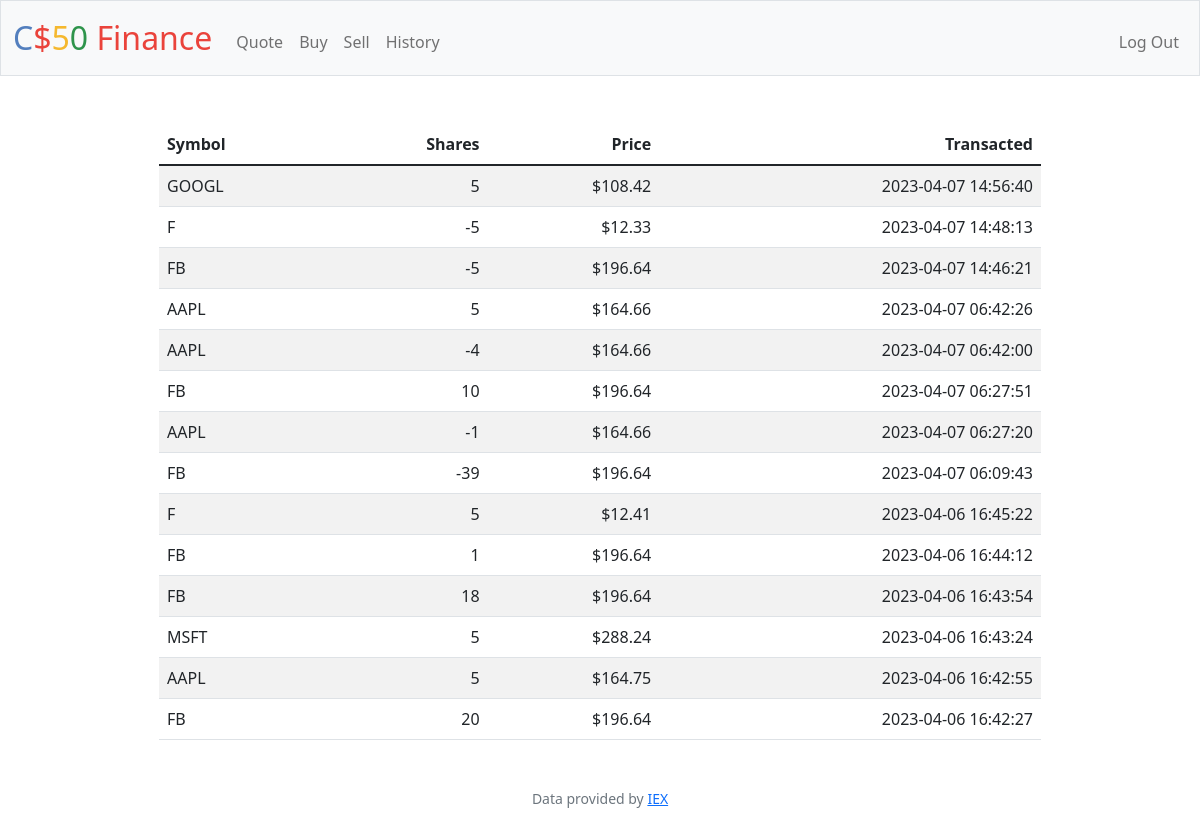
The page /history (signed in) on the database its author committed.
### tables this page shows
CREATE TABLE transactions (
    id INTEGER PRIMARY KEY AUTOINCREMENT,
    user_id INTEGER NOT NULL,
    symbol TEXT NOT NULL,
    name TEXT NOT NULL,
    shares INTEGER NOT NULL,
    price NUMERIC NOT NULL,
    timestamp DATETIME NOT NULL DEFAULT CURRENT_TIMESTAMP
);

### app.py (the view)
@app.route("/history")
@login_required
def history():
    rows = db.execute(
        "SELECT symbol, shares, price, timestamp FROM transactions WHERE user_id = ? ORDER BY timestamp DESC", session["user_id"])
    return render_template("history.html", rows=rows)

### app.py (called while the page is built)
@app.after_request
def after_request(response):
    response.headers["Cache-Control"] = "no-cache, no-store, must-revalidate"
    response.headers["Expires"] = 0
    response.headers["Pragma"] = "no-cache"
    return response

### helpers.py (called while the page is built)
def login_required(f):
    @wraps(f)
    def decorated_function(*args, **kwargs):
        if session.get("user_id") is None:
            return redirect("/login")
        return f(*args, **kwargs)
    return decorated_function

def usd(value):
    return f"${value:,.2f}"

### templates/history.html (shortened to what this page needs)
{% extends "layout.html" %}
{% block main %}
    <table class="table table-striped w-75 m-auto">
        <thead>
            <tr>
                <th class="text-start">Symbol</th>
                <th class="text-end">Shares</th>
                <th class="text-end">Price</th>
                <th class="text-end">Transacted</th>
            </tr>
        </thead>
        <tbody>
            {% for row in rows %}
                <tr>
                    <td class="text-start">{{ row.symbol }}</td>
                    <td class="text-end">{{ row.shares }}</td>
                    <td class="text-end">{{ row.price|usd }}</td>
                    <td class="text-end">{{ row.timestamp }}</td>
                </tr>
            {% endfor %}
        </tbody>
    </table>
{% endblock %}

### templates/layout.html (shortened to what this page needs)
<!DOCTYPE html>
<html lang="en">
    <head>
        <link href="https://cdn.jsdelivr.net/npm/bootstrap@5.1.3/dist/css/bootstrap.min.css" rel="stylesheet">
        <link href="/static/styles.css" rel="stylesheet">
    </head>
    <body>
        <nav class="bg-light border navbar navbar-expand-md navbar-light">
            <div class="container-fluid">
                <a class="navbar-brand" href="/"><span class="blue">C</span><span class="red">$</span><span class="yellow">5</span><span class="green">0</span> <span class="red">Finance</span></a>
                <div class="collapse navbar-collapse" id="navbar">
                    {% if session["user_id"] %}
                        <ul class="navbar-nav me-auto mt-2">
                            <li class="nav-item"><a class="nav-link" href="/quote">Quote</a></li>
                            <li class="nav-item"><a class="nav-link" href="/buy">Buy</a></li>
                            <li class="nav-item"><a class="nav-link" href="/sell">Sell</a></li>
                            <li class="nav-item"><a class="nav-link" href="/history">History</a></li>
                        </ul>
                        <ul class="navbar-nav ms-auto mt-2">
                            <li class="nav-item"><a class="nav-link" href="/logout">Log Out</a></li>
                        </ul>
                    {% else %}
                        <ul class="navbar-nav ms-auto mt-2">
                            <li class="nav-item"><a class="nav-link" href="/register">Register</a></li>
                            <li class="nav-item"><a class="nav-link" href="/login">Log In</a></li>
                        </ul>
                    {% endif %}
                </div>
            </div>
        </nav>
        <main class="container-fluid py-5 text-center">
            {% block main %}{% endblock %}
        </main>
        <footer class="mb-5 small text-center text-muted">
            Data provided by <a href="https://iexcloud.io/">IEX</a>
        </footer>
    </body>
</html>

### static/styles.css (style rules this page uses)
nav .navbar-brand { font-size: xx-large; }
nav .navbar-brand .blue { color: #537fbe; }
nav .navbar-brand .red { color: #ea433b; }
nav .navbar-brand .yellow { color: #f5b82e; }
nav .navbar-brand .green { color: #2e944b; }

### rows shown on the page
transactions: symbol "GOOGL", shares "5", price "$108.42", timestamp "2023-04-07 14:56:40"
transactions: symbol "F", shares "-5", price "$12.33", timestamp "2023-04-07 14:48:13"
transactions: symbol "FB", shares "-5", price "$196.64", timestamp "2023-04-07 14:46:21"
transactions: symbol "AAPL", shares "5", price "$164.66", timestamp "2023-04-07 06:42:26"
transactions: symbol "AAPL", shares "-4", price "$164.66", timestamp "2023-04-07 06:42:00"
transactions: symbol "FB", shares "10", price "$196.64", timestamp "2023-04-07 06:27:51"
transactions: symbol "AAPL", shares "-1", price "$164.66", timestamp "2023-04-07 06:27:20"
transactions: symbol "FB", shares "-39", price "$196.64", timestamp "2023-04-07 06:09:43"
transactions: symbol "F", shares "5", price "$12.41", timestamp "2023-04-06 16:45:22"
transactions: symbol "FB", shares "1", price "$196.64", timestamp "2023-04-06 16:44:12"
transactions: symbol "FB", shares "18", price "$196.64", timestamp "2023-04-06 16:43:54"
transactions: symbol "MSFT", shares "5", price "$288.24", timestamp "2023-04-06 16:43:24"
transactions: symbol "AAPL", shares "5", price "$164.75", timestamp "2023-04-06 16:42:55"
transactions: symbol "FB", shares "20", price "$196.64", timestamp "2023-04-06 16:42:27"
